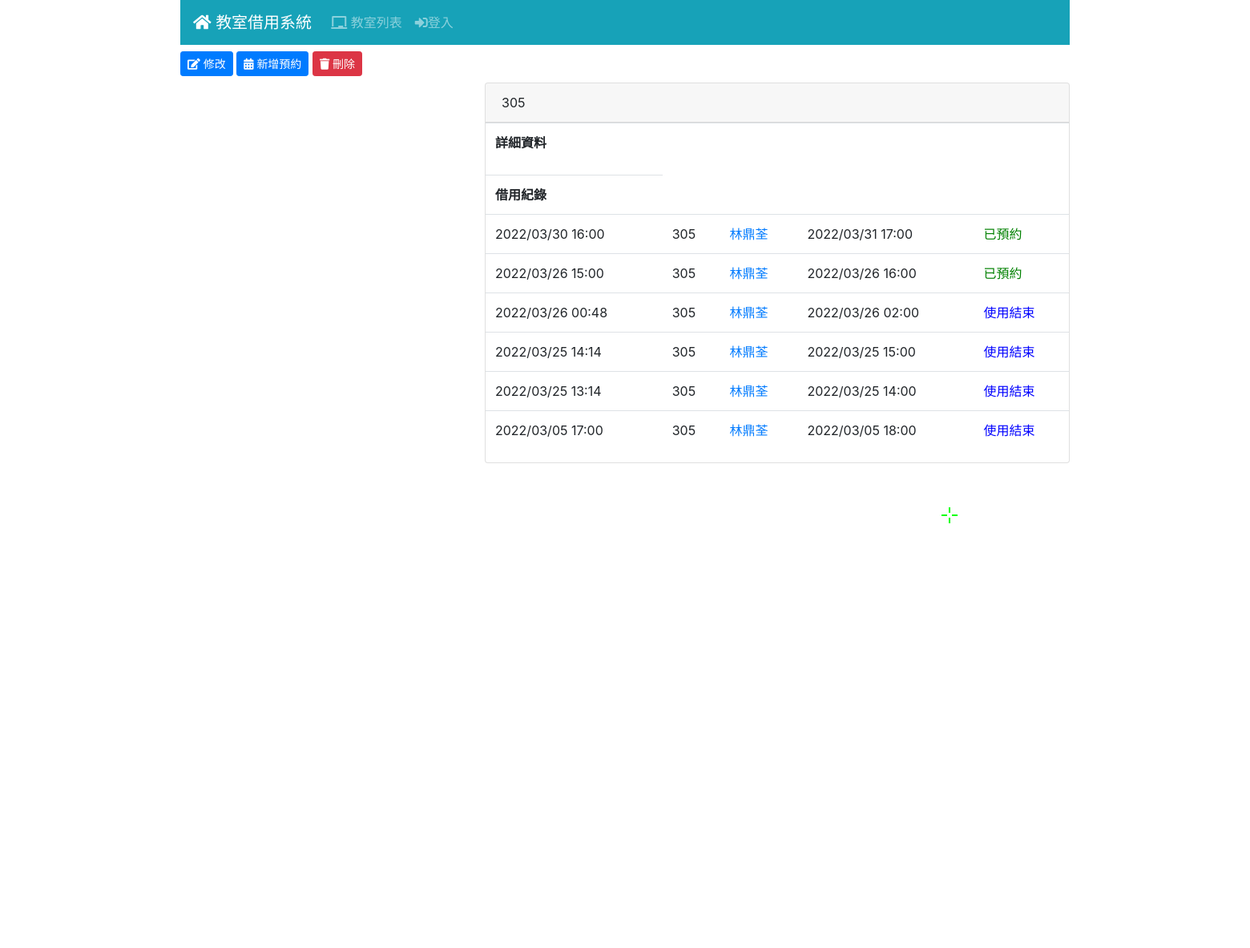
The page /room/1/ on the database its author committed.
### room/models.py (models this page shows)
class Room(Model):
    ST_OPTIONS = [
        (0,'使用中'),
        (1,'開放使用')
    ]
    name = CharField('教室名稱', max_length=48)
    preface = ImageField('教室圖片', blank=True)
    detail = TextField('詳細資訊', blank=True)
    status = IntegerField('狀態', default=0 , choices=ST_OPTIONS)

### log/models.py (models this page shows, shortened)
class Log(Model):
    ST_OPTIONS = [
        (0,'即將使用'),
        (1,'使用中'),
        (2,'使用完畢')
    ]
    teacher = ForeignKey(Teacher, CASCADE)
    room = ForeignKey(Room, CASCADE)
    classes = ForeignKey(Classes, CASCADE)
    reserve = DateTimeField('登記時間', null=True)
    end = DateTimeField('結束使用時間', null=True)
    workstatus = IntegerField('資料狀態', default=0 , choices=ST_OPTIONS)

### teacher/models.py (models this page shows, shortened)
class Teacher(Model):
    realname = CharField('姓名', max_length=32)
    tea_classes=models.ManyToManyField(Classes)
    tel = CharField('連絡電話', max_length=10)
    role= CharField('職稱', max_length=20)  #ex:訓育組長、教務主任、高中部數學老師
    cardid= CharField('卡號', max_length=30)

### room/views.py (the view)
# urls.py: path('<int:pk>/', RoomView.as_view(), name='room_view'),
class RoomView(DetailView):
    model = Room
    ordering = ['name']
    paginate_by = 20
    def get_context_data(self, **kwargs):
        context=super().get_context_data(**kwargs)
        logs=Log.objects.filter(room_id=self.kwargs['pk'])
        for log in logs:
            if log.end < datetime.now(timezone.utc):
                log.workstatus=0
                log.save()
            elif log.reserve > datetime.now(timezone.utc):
                log.workstatus=2
                log.save()
            elif log.reserve <= datetime.now(timezone.utc) and log.end >= datetime.now(timezone.utc) :
                log.workstatus=1
                log.save()
        context['logs']=Log.objects.order_by('-reserve').filter(room_id=self.kwargs['pk'])
        return context

### templates/room/room_detail.html
{% extends "base.html" %}
{% block content %}
<div class="mb-2">
  <a href="{% url 'room_edit' room.id %}" class="btn btn-sm btn-primary">
    <i class="fas fa-edit"></i> 修改
  </a>
  <a href="{% url 'reverse_room' room.id %}" class="btn btn-sm btn-primary">
    <i class="fas fa-calendar-alt"></i> 新增預約
  </a>
  <a href="{% url 'room_delete' room.id %}" class="btn btn-sm btn-danger">
    <i class="fas fa-trash"></i> 刪除
  </a>
</div>
<div id="room-detail" class="row">
  <div class="col-md-4">
    <img src="{{ room.preface.url }}" alt="{{ room.name }}">
  </div>
  <div class="col-sm-8">
    <div class="card">
      <div class="card-header">{{ room.name }}</div>
      <table class="table">
        <tr>
          <th>詳細資料</th><td>{{ room.detail }}</td>
        </tr>
      </table>
      <table class="table">
        <tr>
          <th>借用紀錄</th>
            {% for log in logs %}
            <tr>
              <td>{{ log.reserve|date:"Y/m/d H:i" }}</td>
              <td>
                {{ log.room.name }}
              </td>
               <td>
                <a href="{% url 'teacher_view' log.teacher.id %}">
                {{ log.teacher.realname }}
                </a>
              </td>
              <td>{{ log.end|date:"Y/m/d H:i" }}</td>
              {% if log.workstatus == 2 %}
              <td><font color="green">已預約</font></td>
              {% elif log.workstatus == 1 %}
              <td><font color="red">進行中</font></td>
              {% elif log.workstatus == 0 %}
              <td><font color="blue">使用結束</font></td>
              {% endif %}
            </tr>
            {% endfor %}
        </tr>
      </table>
    </div>
  </div>
</div>
{% endblock %}

### rows shown on the page
Room: preface (picture), name "305"
Log: reserve "2022/03/30 16:00", room.name "305", teacher.realname "林鼎荃", end "2022/03/31 17:00", workstatus "已預約"
Log: reserve "2022/03/26 15:00", room.name "305", teacher.realname "林鼎荃", end "2022/03/26 16:00", workstatus "已預約"
Log: reserve "2022/03/26 00:48", room.name "305", teacher.realname "林鼎荃", end "2022/03/26 02:00", workstatus "使用結束"
Log: reserve "2022/03/25 14:14", room.name "305", teacher.realname "林鼎荃", end "2022/03/25 15:00", workstatus "使用結束"
Log: reserve "2022/03/25 13:14", room.name "305", teacher.realname "林鼎荃", end "2022/03/25 14:00", workstatus "使用結束"
Log: reserve "2022/03/05 17:00", room.name "305", teacher.realname "林鼎荃", end "2022/03/05 18:00", workstatus "使用結束"
